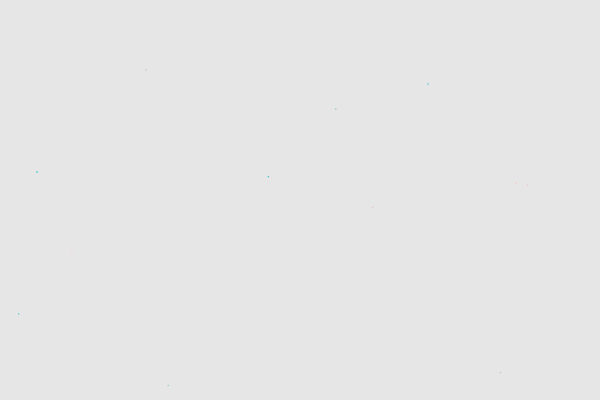
Frame 1 (no input)
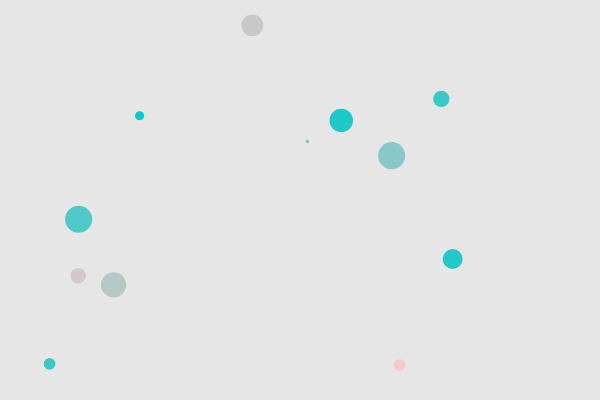
Frame 60 (no input)
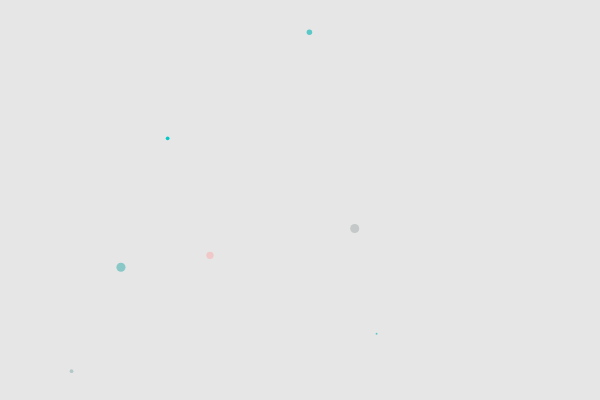
Frame 120 (the mouse pressed at the canvas centre since frame 60)

The p5.js sketch that drew these frames (run headless with seeded random() and noise() and a simulated clock; from frame 60 on, the mouse is pressed at the canvas centre):

// p5.js sketch
// ── sketch.js
// DM2008 — Activity 4b [Guided]
// Objects in Motion (50 min)
//
// You have a working Agent class to start with — your job is to bring it to life.
// Each agent moves, changes over time, and is drawn to the screen.
// Mouse click adds a new agent. C clears them all.
//
// Things to try:
//
// Stretch: give each agent a lifespan — shrink or fade it over time, then remove it.
// Hint: a backward loop lets you safely splice items while iterating.

let agents = [];
const NUM_START = 12;

function setup() {
  createCanvas(600, 400);
  noStroke();
  for (let i = 0; i < NUM_START; i++) {
    let x = random(width);
    let y = random(height);
    let sz = random(12, 36);
    let speedX = random(-2, 2);
    let speedY = random(-2, 2);
    agents.push(new Agent(x, y, sz, speedX, speedY));
  }
}

function draw() {
  background(230);
  for (let i = agents.length - 1; i >= 0; i--) {
    agents[i].update();
    if (agents[i].isDead()) {
      agents.splice(i, 1);
    } else {
      agents[i].show();
    }
  }
}

function mousePressed() {
  let sz = random(5, 100);
  let speedX = random(-10, 10);
  let speedY = random(-10, 10);
  agents.push(new Agent(mouseX, mouseY, sz, speedX, speedY));
}

function keyPressed() {
  if (key === "C") {
    agents = [];
  }
}

class Agent {
  constructor(x, y, sz, speedX, speedY) {
    this.x = x;
    this.y = y;
    this.sz = 1;
    this.maxSz = sz;
    this.dx = speedX;
    this.dy = speedY;
    this.col = random(255);
    this.growthRate = 0.6;
  }
  update() {
    this.x += this.dx;
    this.y += this.dy;
    this.col = (this.col + 1) % 255;
    const r = this.sz / 2;
    if (this.x - r < 0 || this.x + r > width) {
      this.dx *= -1;
      this.x = constrain(this.x, r, width - r);
    }
    if (this.y - r < 0 || this.y + r > height) {
      this.dy *= -1;
      this.y = constrain(this.y, r, height - r);
    }
    this.grow(this.growthRate);
    if (this.sz >= this.maxSz) {
      this.growthRate = -0.3;
    }
  }

  grow(amount) {
    this.sz += amount;
  }

  isDead() {
    return this.sz <= 0;
  }
  show() {
    fill(this.col, 200, 200);
    ellipse(this.x, this.y, this.sz);
  }
}
